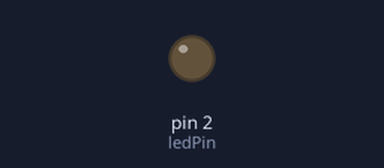
Simulated run of this sketch. Board: Arduino Uno, built with avr-gcc and run on an emulated ATmega328P. Parts: output pins drawn as LEDs (lit = HIGH). What the sketch prints to the serial monitor is not drawn.

Above: at 0.4 s.
At 5.1 s:
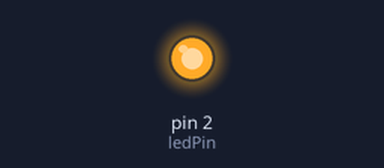
Timing chart, 0 to 13.7 s (numbered marks = the images above):
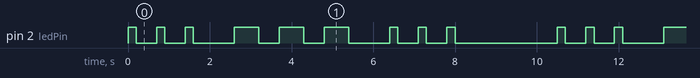

Measured:
- by itself, pin 2 (ledPin): repeats every 10.5 s: 2 × (LOW 0.50 s, HIGH 0.20 s), LOW 1.0 s, 2 × (HIGH 0.60 s, LOW 0.50 s), HIGH 0.60 s, LOW 1.0 s, 2 × (HIGH 0.20 s, LOW 0.50 s), HIGH 0.20 s, LOW 2.5 s, HIGH 0.20 s
- by itself, everything shown: repeats every 10.5 s, in 18 steps

The sketch:

lab02.ino
```cpp
const int ledPin = 2;

void setup() {
  Serial.begin(115200);
  pinMode(ledPin, OUTPUT);
}

void loop() {
  // ========== 发送S：三次短闪 ==========
  for(int i = 0; i < 3; i++){
    digitalWrite(ledPin, HIGH);
    delay(200);    // 短亮200ms
    digitalWrite(ledPin, LOW);
    delay(500);    // 每个短闪间隔500ms
  }
  // 字母S与O之间间隔
  delay(500);

  // ========== 发送O：三次长闪 ==========
  for(int i = 0; i < 3; i++){
    digitalWrite(ledPin, HIGH);
    delay(600);    // 长亮600ms
    digitalWrite(ledPin, LOW);
    delay(500);    // 每个长闪间隔500ms
  }
  // 字母O与S之间间隔
  delay(500);

  // ========== 发送S：三次短闪 ==========
  for(int i = 0; i < 3; i++){
    digitalWrite(ledPin, HIGH);
    delay(200);
    digitalWrite(ledPin, LOW);
    delay(500);
  }

  // 一整组SOS发送完成，长时间停顿2秒，再重复循环
  delay(2000);
  Serial.println("已完成一组SOS求救信号");
}
```
